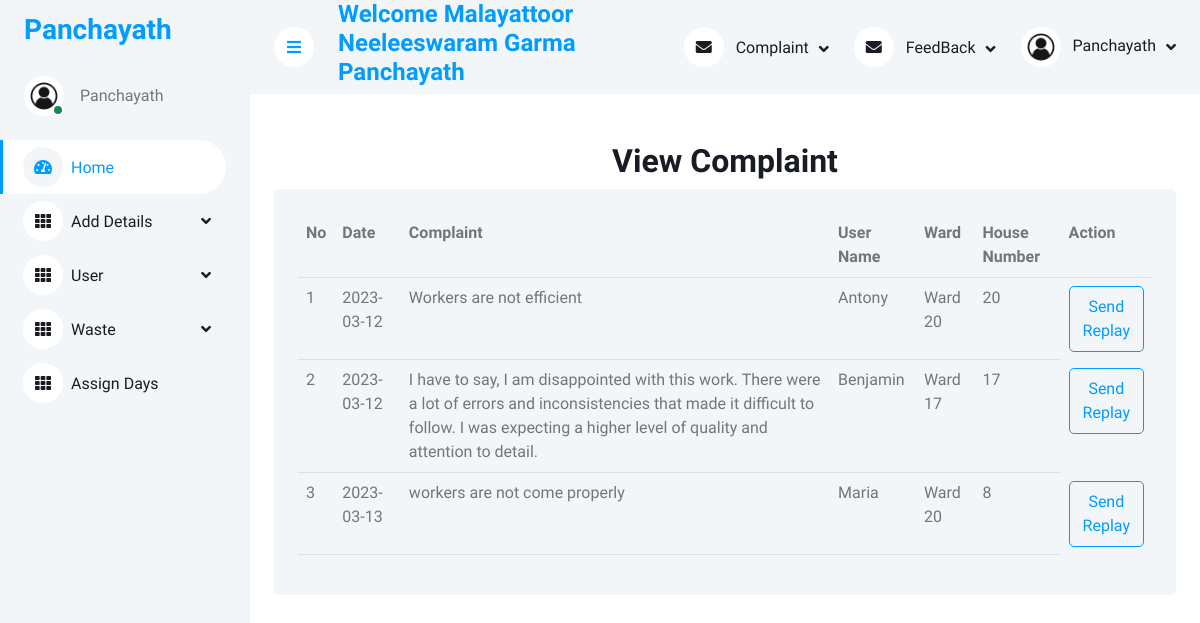
Screenshot of /E-Waste/Panjayath/View_complaints.php (signed in) with the database file from the repository.
### tables this page shows
CREATE TABLE `tbl_complaint` (
  `cmp_id` int(11) NOT NULL auto_increment,
  `cmp_date` date NOT NULL,
  `cmp_rdate` date NOT NULL,
  `cmp_content` varchar(500) NOT NULL,
  `pajayathe_id` int(11) NOT NULL default '0',
  `user_id` int(11) NOT NULL default '0',
  `to_status` char(1) NOT NULL,
  `cmp_status` char(1) NOT NULL default '0',
  `cmp_replay` varchar(500) NOT NULL default 'NA',
  PRIMARY KEY  (`cmp_id`)
);

CREATE TABLE `tbl_user` (
  `user_id` int(11) NOT NULL auto_increment,
  `user_name` varchar(15) NOT NULL,
  `user_contact` char(10) NOT NULL,
  `user_email` varchar(25) NOT NULL,
  `user_address` varchar(100) NOT NULL,
  `ward_id` int(11) NOT NULL,
  `user_hno` varchar(5) NOT NULL,
  `user_username` varchar(25) NOT NULL,
  `user_password` varchar(20) NOT NULL,
  `user_status` char(1) NOT NULL default '0',
  PRIMARY KEY  (`user_id`)
);

CREATE TABLE `tbl_ward` (
  `ward_id` int(11) NOT NULL auto_increment,
  `ward_name` varchar(10) NOT NULL,
  `ward_status` int(1) NOT NULL default '0',
  PRIMARY KEY  (`ward_id`)
);

### E-Waste/Panjayath/View_complaints.php (the view, shortened to what this page needs)
<!DOCTYPE html>
<html>
<head>
	<div class="container-xxl position-relative bg-white d-flex p-0">
<?php
include("../Connection/Connection.php");
include("Home1.php");
?>
</head>
<body>
<form>
	<div class="container-fluid pt-4 px-4">
	<h2 align="center">View Complaint</h2>
	<div class="bg-light rounded h-100 p-4">
	<table width="700" class="table table-hover">
		<tr align="left">
			<th>No</th>
			<th>Date</th>
			<th>Complaint</th>
			<th>User Name</th>
			<th>Ward</th>
			<th>House Number</th>
			<th>Action</th>
		</tr>
		<?php
		$sel = "select * from tbl_complaint c inner join tbl_user u on c.user_id=u.user_id inner join tbl_ward w on u.ward_id=w.ward_id where to_status = '2' and cmp_status = '0'";
		$res = $con->query($sel);
		if($res->num_rows!=NULL)
		{
			$i = 0;
			while($row = $res->fetch_assoc())
			{
				$i = $i + 1;
				?>
				<tr>
					<td><?php echo $i; ?></td>
					<td><?php echo $row["cmp_date"]; ?></td>
					<td><?php echo $row["cmp_content"]; ?></td>
					<td><?php echo $row["user_name"]; ?></td>
					<td><?php echo $row["ward_name"]; ?></td>
					<td><?php echo $row["user_hno"]; ?></td>
					<td class="btn btn-outline-primary m-2"><a href="Send_replay.php?rpid=<?php echo $row["cmp_id"]; ?>">Send Replay</a></td>
				</tr>
				<?php
			}
		}
		?>
	</table>
</form>
</body>
</html>

### E-Waste/Panjayath/Template/css/style.css (style rules this page uses)
:root { --primary: #009CFF; --light: #F3F6F9; --dark: #191C24; }
.btn { transition: .5s; }

### rows the page displays
tbl_complaint: cmp_date "2023-03-12", cmp_content "Workers are not efficient", user.user_name "Antony", tbl_ward.ward_name "Ward 20", user.user_hno "20"
tbl_complaint: cmp_date "2023-03-12", cmp_content "I have to say, I am disappointed with this work. There were a lot of errors and inconsistencies that made it difficult to follow. I was expecting a higher level of quality and attention to detail.", user.user_name "Benjamin", tbl_ward.ward_name "Ward 17", user.user_hno "17"
tbl_complaint: cmp_date "2023-03-13", cmp_content "workers are not come properly", user.user_name "Maria", tbl_ward.ward_name "Ward 20", user.user_hno "8"

### other values shown
$_SESSION['panname'] "Malayattoor Neeleeswaram Garma Panchayath"
